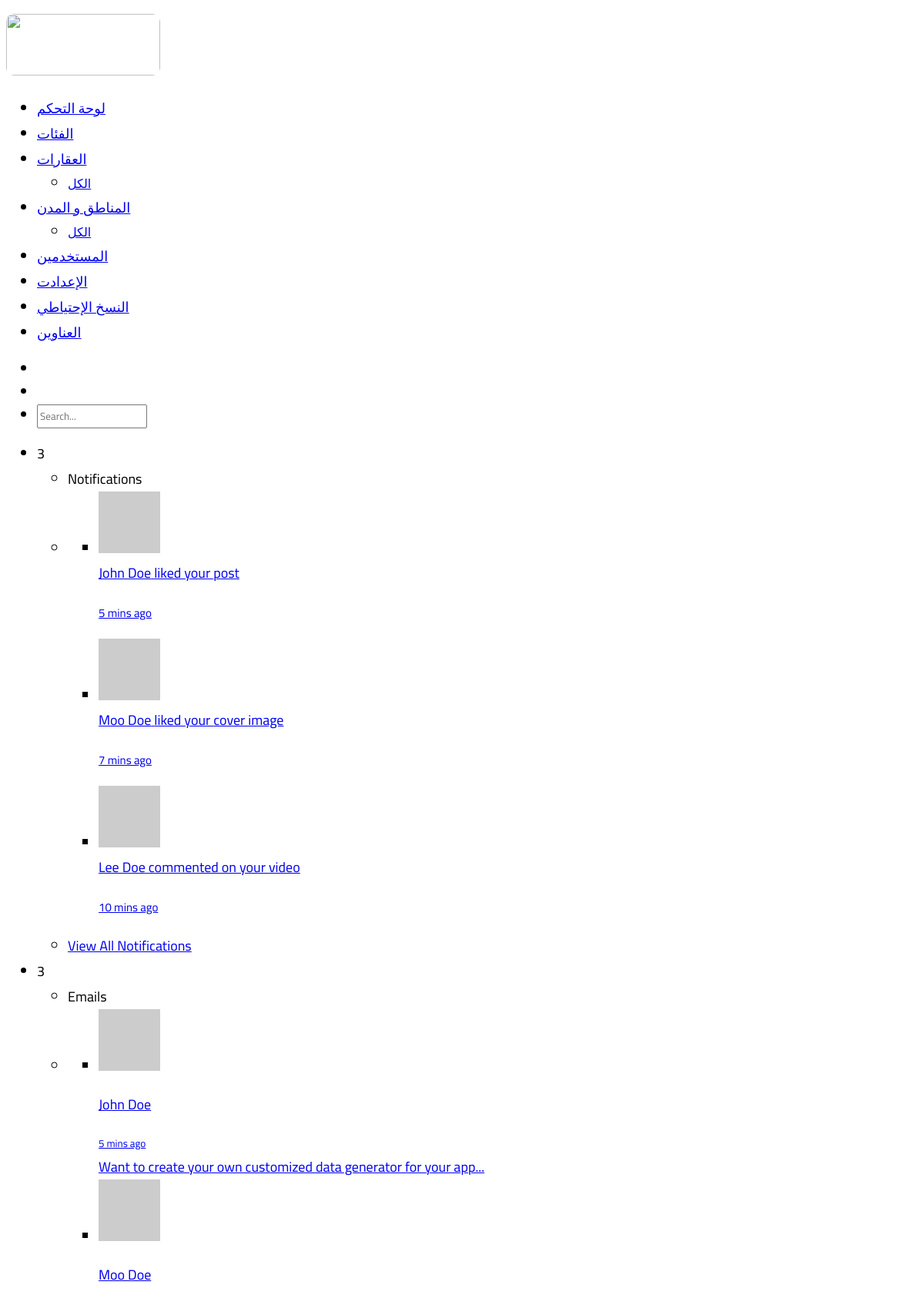
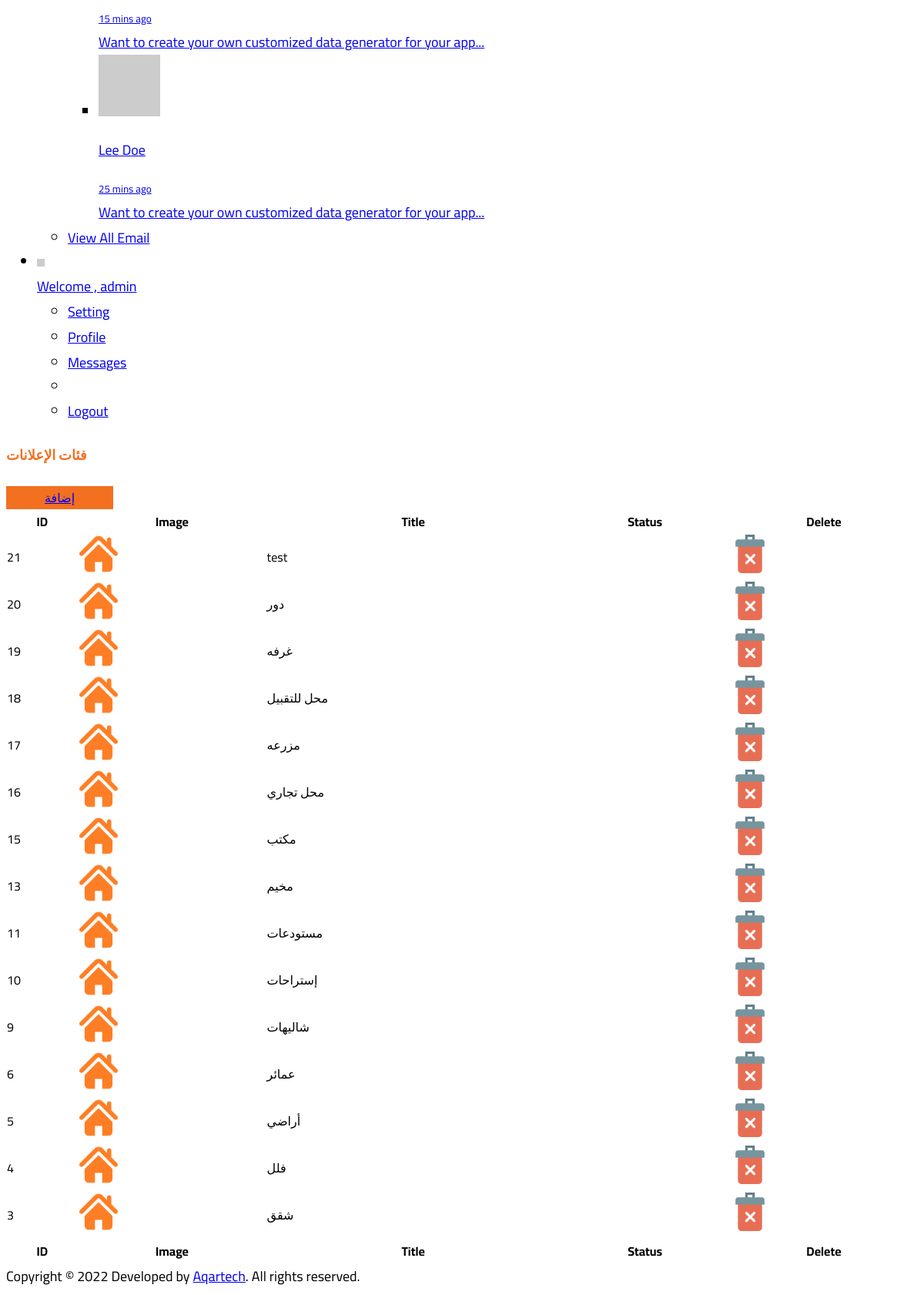
Screenshot of /Dashboard/categories.php (signed in) with the database file from the repository (2 pictures, top to bottom).
### tables this page shows
CREATE TABLE `cats` (
  `type_id` int(11) NOT NULL,
  `title` text NOT NULL,
  `thumbnail` text NOT NULL,
  `status` int(11) NOT NULL DEFAULT 1,
  `date_created` text NOT NULL
);

### Dashboard/categories.php (the view, shortened to what this page needs)
<?php
include './../dbcontext/connect.php';
?>
<!DOCTYPE html>
<html>
<head>
    <link href="assets/css/style.css" rel="stylesheet">
</head>
<body class="app">
    <div>
        <?php include 'components/sidebar.php'; ?>
        <div class="page-container">
            <?php include 'components/header.php';?>
            <main class="main-content bgc-grey-100">
                <div id="mainContent">
                    <div class="container-fluid">
                        <div class="row">
                            <div class="col-md-12">
                                <div class="bgc-white bd bdrs-3 p-20 mB-20">
                                <div class="row">
                                   <div class="col-md-8">
                                   <h4 class="mB-20"
                                   style="color:#f37021">
                                 فئات الإعلانات
                                   </h4>
                                   </div>
                               <div class="col-md-4">
                               <a href="add_cat.php" class="btn btn-primary"
                               style="padding-left:50px;padding-right:50px;background-color:#f37021">
                                إضافة
                               </a>
                               </div>
                              </div>
                                    <table id="dataTable" class="table table-striped table-bordered" cellspacing="0"
                                        width="100%">
                                        <thead>
                                            <tr>
                                                <th>ID</th>
                                                <th>Image</th>
                                                <th>Title</th>
                                                <th>Status</th>
                                                <th>Delete</th>
                                            </tr>
                                        </thead>
                                        <tfoot>
                                            <tr>
                                                <th>ID</th>
                                                <th>Image</th>
                                                <th>Title</th>
                                                <th>Status</th>
                                                <th>Delete</th>
                                            </tr>
                                        </tfoot>
                                        <tbody>
                                            <?php
                                        $sql = "select * from cats order by type_id desc";
                                        $result = $con->query($sql);
                                        while($row = $result->fetch_assoc()) {
                                            ?>
                                            <tr>
                                                <td><?php echo $row['type_id']; ?></td>
                                                   <td>
                                                    <img src="./assets/images/home.png"
                                                    style="width:50px;height:50px">
                                                </td>
                                                <td><?php echo $row['title']; ?></td>
                                                <td>
                                                <?php
													if($row['status'] == 0)
													{
													?>
												<a class="btn btn-danger" style="color:#fff">
                                                  غير مفعل
                                                </a>
												   <?php
													}
													else
													{
													?>
												<a class="btn btn-success" style="color:#fff">
                                                </a>
												   <?php
													}
													?>
                                                </td>
                                                <td>
                                                 <a onclick="return  confirm('Are You Sure to Delete This Categorey?');"
                                                        href="cats/delete.php?cat_id=<?php echo $row['type_id'] ?>"
                                                        >
                                                        <img src="assets/images/delete.png" style="width:50px;height:50px"/>                                                    </a>
                                                </td>
                                            </tr>
                                            <?php
   }
   ?>
                                        </tbody>
                                    </table>
                                </div>
                            </div>
                        </div>
                    </div>
                </div>
            </main>
            <?php
     include 'components/footer.php';
     ?>
        </div>
    </div>
</body>
</html>

### Dashboard/assets/css/style.css (style rules this page uses)
* { font-family: 'Cairo', sans-serif ; }

### rows the page displays
cats: type_id "21", title "test"
cats: type_id "20", title "دور"
cats: type_id "19", title "غرفه"
cats: type_id "18", title "محل للتقبيل"
cats: type_id "17", title "مزرعه"
cats: type_id "16", title "محل تجاري"
cats: type_id "15", title "مكتب"
cats: type_id "13", title "مخيم"
cats: type_id "11", title "مستودعات"
cats: type_id "10", title "إستراحات"
cats: type_id "9", title "شاليهات"
cats: type_id "6", title "عمائر"
cats: type_id "5", title "أراضي"
cats: type_id "4", title "فلل"
cats: type_id "3", title "شقق"

### other values shown
$_SESSION['admin_name'] "admin"
